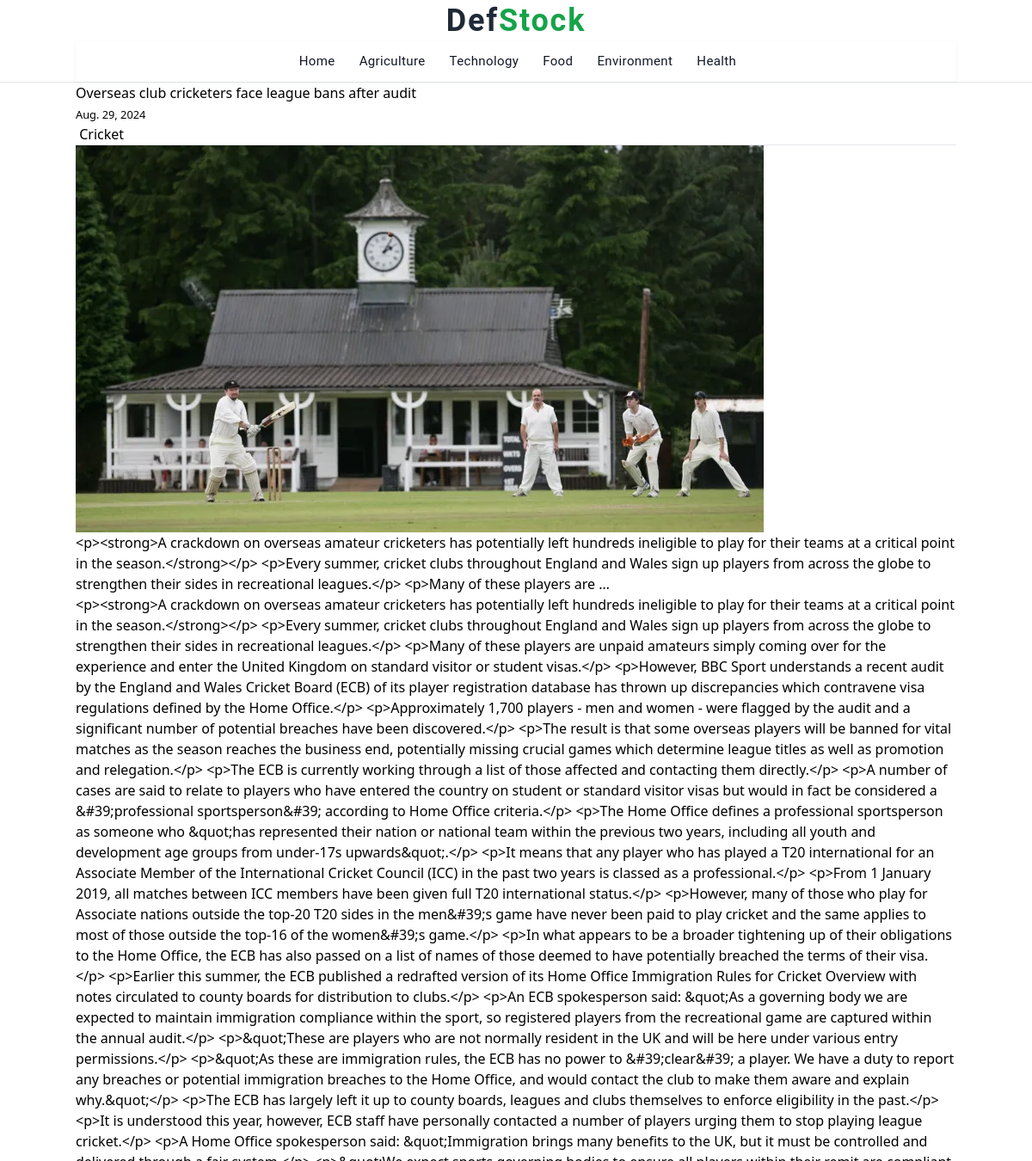
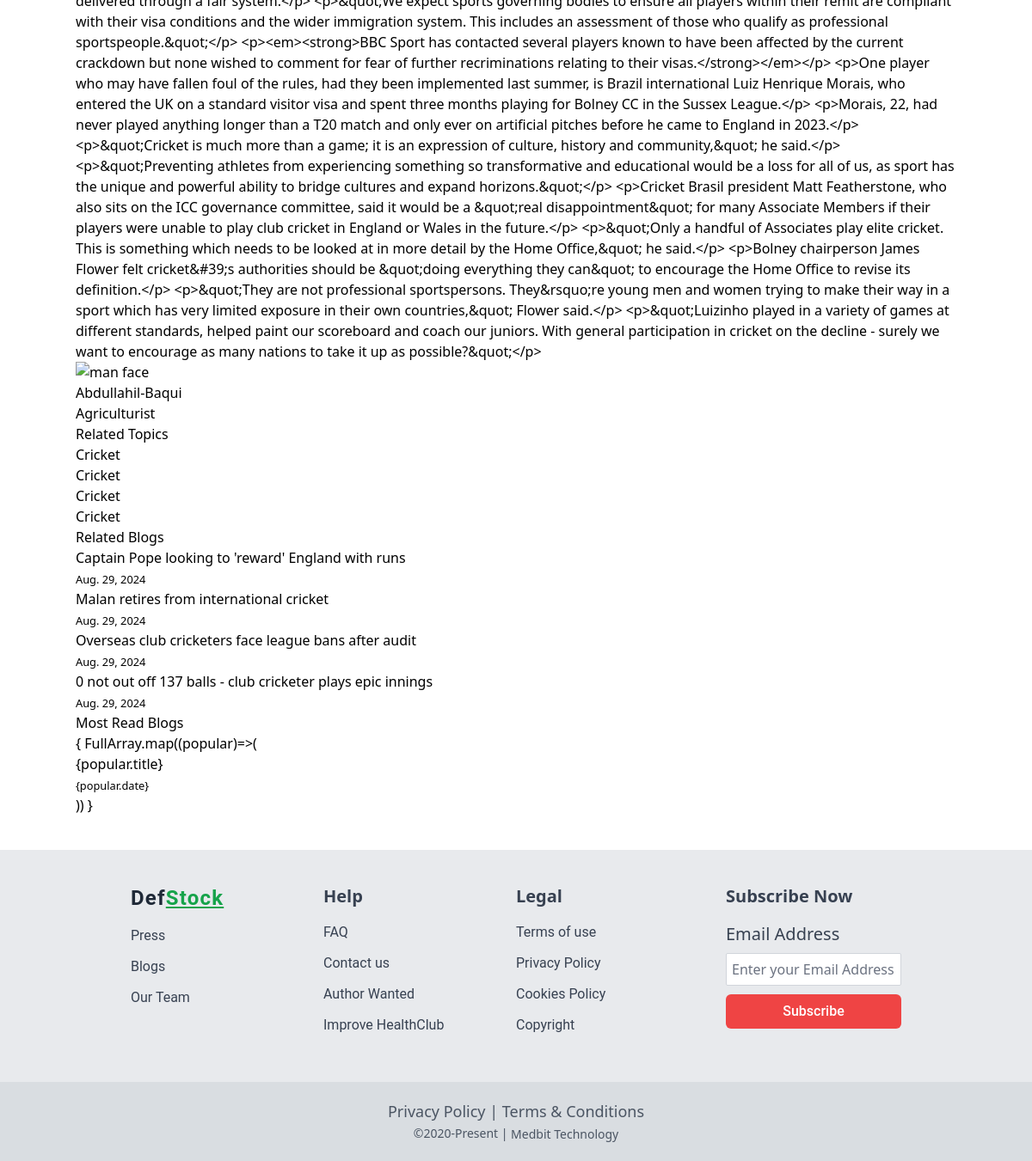
Page /blog/overseas-club-cricketers-face-league-bans-after-audit/ on the committed database (2 pictures, top to bottom).
### blog/models.py (models this page shows, shortened)
class Blog(models.Model):
    user = models.ForeignKey(
        User,
        related_name='user_blogs',
        on_delete=models.CASCADE,
        null=True
    )
    category = models.ForeignKey(
        Category,
        related_name='category_blogs',
        on_delete=models.CASCADE,
        null=True
    )
    tags = models.ManyToManyField(
        Tag,
        related_name='tag_blogs',
        blank=True
    )
    likes = models.ManyToManyField(
        User,
        related_name='user_likes',
        blank=True
    )
    title = models.CharField(
        max_length=250
    )
    slug = models.SlugField(max_length=150, null=True, blank=True)
    banner = models.ImageField(upload_to='blog_banners')
    description = RichTextField()
    created_date = models.DateField(auto_now_add=True)

class Category(models.Model):
    title = models.CharField(max_length=150, unique=True)
    slug = models.SlugField(null=True, blank=True)
    created_date = models.DateField(auto_now_add=True)
    def __str__(self) -> str:
        return self.title

### blog/views.py (the view)
# urls.py: path('blog/<str:slug>/', views.blog_details, name='blog_details'),
def blog_details(request, slug):
    blog = get_object_or_404(Blog, slug=slug)
    category = Category.objects.get(id = blog.category.id)
    related_blogs = category.category_blogs.all()
    tags = Tag.objects.order_by('-created_date')[:4]
    context = {
        "blog": blog,
        "related_blogs": related_blogs,
        "tags": tags
    }
    return render(request, 'pages/blogDetails.html', context=context)

### blog/context_processors.py (called while the page is built)
def get_all_categories(request):
    categories = Category.objects.all()
    context = {
        "categories": categories
    }
    return context

### templates/pages/blogDetails.html (shortened to what this page needs)
{% extends "../base.html" %}
{% load static tailwind_tags %}
{% block content %}
<div>
    <div className='grid grid-cols-6 gap-x-4'>
        <div className='col-span-4 ml-3 mt-6 space-y-5'>
          <div className='inline-block align-center space-y-3'>
            <h1 className='text-3xl text-gray-900 font-semibold'>{{blog.title}}</h1>
            <small className='text-gray-500'>{{blog.created_date}}</small>
            <div className=' space-x-2 flex'>
              <button className=' text-[15px] font-medium tracking-wider ring-1 ring-red-600 px-3 py-2 hover:bg-red-600 hover:text-white hover:cursor-pointer transition-all'>{{blog.category}}</button>
            </div>
          </div>
            <div>
              <figure className='overflow-hidden bg-no-repeat bg-cover mb-3'>
                <img src='{{ blog.banner.url }}' alt='pexel_image' className='w-full h-[450px]' />
                <figcaption className='text-gray-900 text-sm font-light border-l border-gray-500 pl-1.5 mt-1'>{{ blog.description|truncatewords:50 }}</figcaption>
              </figure>
              <p className='mt-6 first-letter:text-5xl first-letter:mr-1.5 first-letter:float-left first-letter:font-medium'>
                {{blog.description}}
              </p>
            </div>
            <div className='flex items-center justify-between'>
              <div className='flex items-center space-x-3'>
                <div className='overflow-hidden bg-cover bg-no-repeat rounded-full'>
                    <img src='https://cdn.pixabay.com/photo/2015/07/14/06/09/man-844212_960_720.jpg' alt='man face' className='w-10 h-10' />
                </div>
                <div>
                    <p className='text-red-700 font-semibold text-sm '>Abdullahil-Baqui</p>
                    <p className='text-gray-700 font-normal text-sm '>Agriculturist</p>
                </div>
              </div>
            </div>
        </div>
        <div className='col-span-2'>
          {% include "../components/postDetailsSidebar.html" %}
        </div>
    </div>
</div>
{% endblock content %}

### templates/components/postDetailsSidebar.html (shortened to what this page needs)
<div>
    <div className='mx-8 mt-7'>
        <h1 className='text-2xl font-bold text-gray-800 mb-2'>Related Topics</h1>
        <div className='mt-1.5'>
            {% for blog in related_blogs %}
                <div className='inline-block bg-gray-400/25 font-[roboto] text-[15px] rounded-sm px-2 py-1 hover:bg-red-500 hover:text-white hover:cursor-pointer m-[3px] hover:transition-all' >{{ blog.category.title }}</div>
            {% endfor %}
        </div>
    </div>
    <div className='mx-8 mt-8'>
    <h1 className='text-2xl font-bold text-gray-800 mb-2'>Related Blogs</h1>
    <div className='divide-y divide-gray-400/50 mt-3 '>
        {% for blog in related_blogs %}
        <div className='mb-2'>
            <p className='text-lg text-gray-700 font-medium mt-1 hover:text-red-500 hover:cursor-pointer'>{{ blog.title }}</p>
            <small className='text-gray-500'>{{blog.created_date}}</small>
        </div>
        {% endfor %}
    </div>
    </div>
    <div className='mx-8 mt-8'>
    <h1 className='text-2xl font-bold text-gray-800 mb-2'>Most Read Blogs</h1>
    <div className='divide-y divide-gray-400/50 mt-3 '>
        {
            FullArray.map((popular)=>(
                <div className='mb-2'>
                    <p className='text-lg text-gray-700 font-medium mt-1 hover:text-red-500 hover:cursor-pointer'>{popular.title}</p>
                    <small className='text-gray-500'>{popular.date}</small>
                </div>
            ))
        }
    </div>
    </div>
</div>

### rows in the picture
Blog: title "Overseas club cricketers face league bans after audit", created_date "Aug. 29, 2024", category "Cricket", banner (picture), description "<p><strong>A crackdown on overseas amateur cricketers has potentially left hundreds ineligible to play for their teams at a critical point in the season.</strong></p> <p>Every summer, cricket clubs throughout England and Wales sign up players from across the globe to strengthen their sides in recreational leagues.</p> <p>Many of these players are …", description "<p><strong>A crackdown on overseas amateur cricketers has potentially left hundreds ineligible to play for their teams at a critical point in the season.</strong></p> <p>Every summer, cricket clubs throughout England and Wales sign up players from across the globe to strengthen their sides in recreational leagues.</p> <p>Many of these players are unpaid amateurs simply coming over for the experience and enter the United Kingdom on standard visitor or student visas.</p> <p>However, BBC Sport understands a recent audit by the England and Wales Cricket Board (ECB) of its player registration database has thrown up discrepancies which contravene visa regulations defined by the Home Office.</p>…"
Blog: category "Cricket", title "Captain Pope looking to 'reward' England with runs", created_date "Aug. 29, 2024"
Blog: category "Cricket", title "Malan retires from international cricket", created_date "Aug. 29, 2024"
Blog: category "Cricket", title "0 not out off 137 balls - club cricketer plays epic innings", created_date "Aug. 29, 2024"
